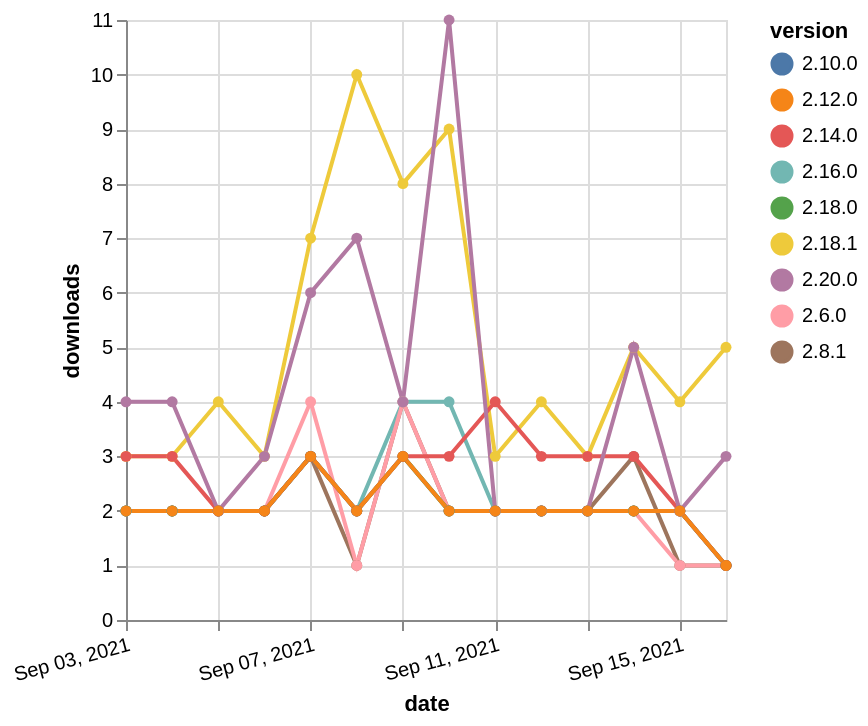

Here is the Vega-Lite specification saved for this chart:
### Vega-Lite specification from a JSON file in a GitHub repository (floating-point values rounded to 4 significant figures)
{"$schema": "https://vega.github.io/schema/vega-lite/v5.json", "description": "A simple bar chart with embedded data.", "data": {"values": [{"date": "2021-09-03", "total": 2314, "delta": 2, "version": "2.8.1"}, {"date": "2021-09-04", "total": 2316, "delta": 2, "version": "2.8.1"}, {"date": "2021-09-05", "total": 2318, "delta": 2, "version": "2.8.1"}, {"date": "2021-09-06", "total": 2320, "delta": 2, "version": "2.8.1"}, {"date": "2021-09-07", "total": 2323, "delta": 3, "version": "2.8.1"}, {"date": "2021-09-08", "total": 2324, "delta": 1, "version": "2.8.1"}, {"date": "2021-09-09", "total": 2328, "delta": 4, "version": "2.8.1"}, {"date": "2021-09-10", "total": 2330, "delta": 2, "version": "2.8.1"}, {"date": "2021-09-11", "total": 2332, "delta": 2, "version": "2.8.1"}, {"date": "2021-09-12", "total": 2334, "delta": 2, "version": "2.8.1"}, {"date": "2021-09-13", "total": 2336, "delta": 2, "version": "2.8.1"}, {"date": "2021-09-14", "total": 2339, "delta": 3, "version": "2.8.1"}, {"date": "2021-09-15", "total": 2340, "delta": 1, "version": "2.8.1"}, {"date": "2021-09-16", "total": 2341, "delta": 1, "version": "2.8.1"}, {"date": "2021-09-03", "total": 1227, "delta": 2, "version": "2.16.0"}, {"date": "2021-09-04", "total": 1229, "delta": 2, "version": "2.16.0"}, {"date": "2021-09-05", "total": 1231, "delta": 2, "version": "2.16.0"}, {"date": "2021-09-06", "total": 1233, "delta": 2, "version": "2.16.0"}, {"date": "2021-09-07", "total": 1236, "delta": 3, "version": "2.16.0"}, {"date": "2021-09-08", "total": 1238, "delta": 2, "version": "2.16.0"}, {"date": "2021-09-09", "total": 1242, "delta": 4, "version": "2.16.0"}, {"date": "2021-09-10", "total": 1246, "delta": 4, "version": "2.16.0"}, {"date": "2021-09-11", "total": 1248, "delta": 2, "version": "2.16.0"}, {"date": "2021-09-12", "total": 1250, "delta": 2, "version": "2.16.0"}, {"date": "2021-09-13", "total": 1252, "delta": 2, "version": "2.16.0"}, {"date": "2021-09-14", "total": 1254, "delta": 2, "version": "2.16.0"}, {"date": "2021-09-15", "total": 1256, "delta": 2, "version": "2.16.0"}, {"date": "2021-09-16", "total": 1257, "delta": 1, "version": "2.16.0"}, {"date": "2021-09-03", "total": 2599, "delta": 2, "version": "2.6.0"}, {"date": "2021-09-04", "total": 2601, "delta": 2, "version": "2.6.0"}, {"date": "2021-09-05", "total": 2603, "delta": 2, "version": "2.6.0"}, {"date": "2021-09-06", "total": 2605, "delta": 2, "version": "2.6.0"}, {"date": "2021-09-07", "total": 2609, "delta": 4, "version": "2.6.0"}, {"date": "2021-09-08", "total": 2610, "delta": 1, "version": "2.6.0"}, {"date": "2021-09-09", "total": 2614, "delta": 4, "version": "2.6.0"}, {"date": "2021-09-10", "total": 2616, "delta": 2, "version": "2.6.0"}, {"date": "2021-09-11", "total": 2618, "delta": 2, "version": "2.6.0"}, {"date": "2021-09-12", "total": 2620, "delta": 2, "version": "2.6.0"}, {"date": "2021-09-13", "total": 2622, "delta": 2, "version": "2.6.0"}, {"date": "2021-09-14", "total": 2624, "delta": 2, "version": "2.6.0"}, {"date": "2021-09-15", "total": 2625, "delta": 1, "version": "2.6.0"}, {"date": "2021-09-16", "total": 2626, "delta": 1, "version": "2.6.0"}, {"date": "2021-09-03", "total": 2241, "delta": 2, "version": "2.10.0"}, {"date": "2021-09-04", "total": 2243, "delta": 2, "version": "2.10.0"}, {"date": "2021-09-05", "total": 2245, "delta": 2, "version": "2.10.0"}, {"date": "2021-09-06", "total": 2247, "delta": 2, "version": "2.10.0"}, {"date": "2021-09-07", "total": 2250, "delta": 3, "version": "2.10.0"}, {"date": "2021-09-08", "total": 2252, "delta": 2, "version": "2.10.0"}, {"date": "2021-09-09", "total": 2255, "delta": 3, "version": "2.10.0"}, {"date": "2021-09-10", "total": 2257, "delta": 2, "version": "2.10.0"}, {"date": "2021-09-11", "total": 2259, "delta": 2, "version": "2.10.0"}, {"date": "2021-09-12", "total": 2261, "delta": 2, "version": "2.10.0"}, {"date": "2021-09-13", "total": 2263, "delta": 2, "version": "2.10.0"}, {"date": "2021-09-14", "total": 2265, "delta": 2, "version": "2.10.0"}, {"date": "2021-09-15", "total": 2267, "delta": 2, "version": "2.10.0"}, {"date": "2021-09-16", "total": 2268, "delta": 1, "version": "2.10.0"}, {"date": "2021-09-03", "total": 667, "delta": 3, "version": "2.18.1"}, {"date": "2021-09-04", "total": 670, "delta": 3, "version": "2.18.1"}, {"date": "2021-09-05", "total": 674, "delta": 4, "version": "2.18.1"}, {"date": "2021-09-06", "total": 677, "delta": 3, "version": "2.18.1"}, {"date": "2021-09-07", "total": 684, "delta": 7, "version": "2.18.1"}, {"date": "2021-09-08", "total": 694, "delta": 10, "version": "2.18.1"}, {"date": "2021-09-09", "total": 702, "delta": 8, "version": "2.18.1"}, {"date": "2021-09-10", "total": 711, "delta": 9, "version": "2.18.1"}, {"date": "2021-09-11", "total": 714, "delta": 3, "version": "2.18.1"}, {"date": "2021-09-12", "total": 718, "delta": 4, "version": "2.18.1"}, {"date": "2021-09-13", "total": 721, "delta": 3, "version": "2.18.1"}, {"date": "2021-09-14", "total": 726, "delta": 5, "version": "2.18.1"}, {"date": "2021-09-15", "total": 730, "delta": 4, "version": "2.18.1"}, {"date": "2021-09-16", "total": 735, "delta": 5, "version": "2.18.1"}, {"date": "2021-09-03", "total": 993, "delta": 2, "version": "2.18.0"}, {"date": "2021-09-04", "total": 995, "delta": 2, "version": "2.18.0"}, {"date": "2021-09-05", "total": 997, "delta": 2, "version": "2.18.0"}, {"date": "2021-09-06", "total": 999, "delta": 2, "version": "2.18.0"}, {"date": "2021-09-07", "total": 1002, "delta": 3, "version": "2.18.0"}, {"date": "2021-09-08", "total": 1004, "delta": 2, "version": "2.18.0"}, {"date": "2021-09-09", "total": 1007, "delta": 3, "version": "2.18.0"}, {"date": "2021-09-10", "total": 1009, "delta": 2, "version": "2.18.0"}, {"date": "2021-09-11", "total": 1011, "delta": 2, "version": "2.18.0"}, {"date": "2021-09-12", "total": 1013, "delta": 2, "version": "2.18.0"}, {"date": "2021-09-13", "total": 1015, "delta": 2, "version": "2.18.0"}, {"date": "2021-09-14", "total": 1017, "delta": 2, "version": "2.18.0"}, {"date": "2021-09-15", "total": 1019, "delta": 2, "version": "2.18.0"}, {"date": "2021-09-16", "total": 1020, "delta": 1, "version": "2.18.0"}, {"date": "2021-09-03", "total": 1905, "delta": 3, "version": "2.14.0"}, {"date": "2021-09-04", "total": 1908, "delta": 3, "version": "2.14.0"}, {"date": "2021-09-05", "total": 1910, "delta": 2, "version": "2.14.0"}, {"date": "2021-09-06", "total": 1912, "delta": 2, "version": "2.14.0"}, {"date": "2021-09-07", "total": 1915, "delta": 3, "version": "2.14.0"}, {"date": "2021-09-08", "total": 1917, "delta": 2, "version": "2.14.0"}, {"date": "2021-09-09", "total": 1920, "delta": 3, "version": "2.14.0"}, {"date": "2021-09-10", "total": 1923, "delta": 3, "version": "2.14.0"}, {"date": "2021-09-11", "total": 1927, "delta": 4, "version": "2.14.0"}, {"date": "2021-09-12", "total": 1930, "delta": 3, "version": "2.14.0"}, {"date": "2021-09-13", "total": 1933, "delta": 3, "version": "2.14.0"}, {"date": "2021-09-14", "total": 1936, "delta": 3, "version": "2.14.0"}, {"date": "2021-09-15", "total": 1938, "delta": 2, "version": "2.14.0"}, {"date": "2021-09-16", "total": 1939, "delta": 1, "version": "2.14.0"}, {"date": "2021-09-03", "total": 336, "delta": 4, "version": "2.20.0"}, {"date": "2021-09-04", "total": 340, "delta": 4, "version": "2.20.0"}, {"date": "2021-09-05", "total": 342, "delta": 2, "version": "2.20.0"}, {"date": "2021-09-06", "total": 345, "delta": 3, "version": "2.20.0"}, {"date": "2021-09-07", "total": 351, "delta": 6, "version": "2.20.0"}, {"date": "2021-09-08", "total": 358, "delta": 7, "version": "2.20.0"}, {"date": "2021-09-09", "total": 362, "delta": 4, "version": "2.20.0"}, {"date": "2021-09-10", "total": 373, "delta": 11, "version": "2.20.0"}, {"date": "2021-09-11", "total": 375, "delta": 2, "version": "2.20.0"}, {"date": "2021-09-12", "total": 377, "delta": 2, "version": "2.20.0"}, {"date": "2021-09-13", "total": 379, "delta": 2, "version": "2.20.0"}, {"date": "2021-09-14", "total": 384, "delta": 5, "version": "2.20.0"}, {"date": "2021-09-15", "total": 386, "delta": 2, "version": "2.20.0"}, {"date": "2021-09-16", "total": 389, "delta": 3, "version": "2.20.0"}, {"date": "2021-09-03", "total": 1794, "delta": 2, "version": "2.12.0"}, {"date": "2021-09-04", "total": 1796, "delta": 2, "version": "2.12.0"}, {"date": "2021-09-05", "total": 1798, "delta": 2, "version": "2.12.0"}, {"date": "2021-09-06", "total": 1800, "delta": 2, "version": "2.12.0"}, {"date": "2021-09-07", "total": 1803, "delta": 3, "version": "2.12.0"}, {"date": "2021-09-08", "total": 1805, "delta": 2, "version": "2.12.0"}, {"date": "2021-09-09", "total": 1808, "delta": 3, "version": "2.12.0"}, {"date": "2021-09-10", "total": 1810, "delta": 2, "version": "2.12.0"}, {"date": "2021-09-11", "total": 1812, "delta": 2, "version": "2.12.0"}, {"date": "2021-09-12", "total": 1814, "delta": 2, "version": "2.12.0"}, {"date": "2021-09-13", "total": 1816, "delta": 2, "version": "2.12.0"}, {"date": "2021-09-14", "total": 1818, "delta": 2, "version": "2.12.0"}, {"date": "2021-09-15", "total": 1820, "delta": 2, "version": "2.12.0"}, {"date": "2021-09-16", "total": 1821, "delta": 1, "version": "2.12.0"}]}, "width": "container", "mark": {"type": "line", "point": {"filled": true}}, "encoding": {"x": {"field": "date", "type": "temporal", "timeUnit": "yearmonthdate", "title": "date", "axis": {"labelAngle": -15}}, "y": {"field": "delta", "type": "quantitative", "title": "downloads"}, "color": {"field": "version", "type": "nominal"}, "tooltip": {"field": "delta"}}}
